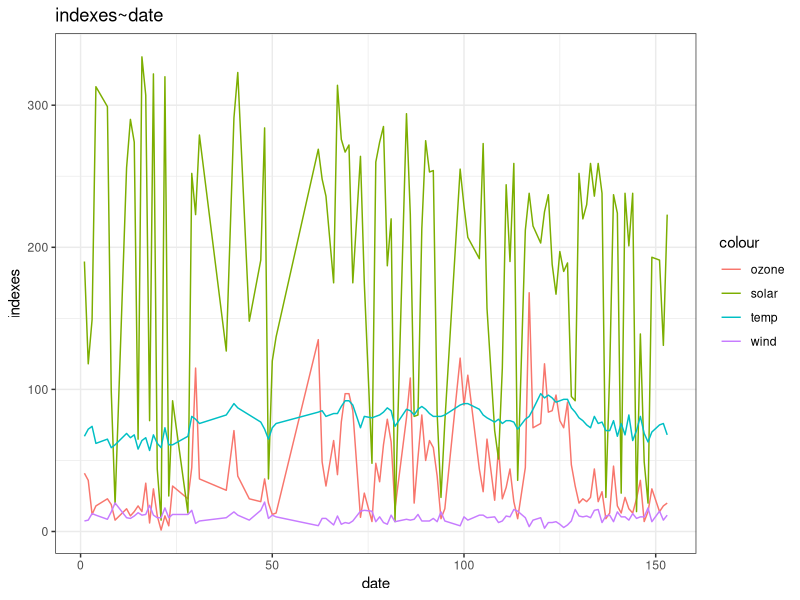
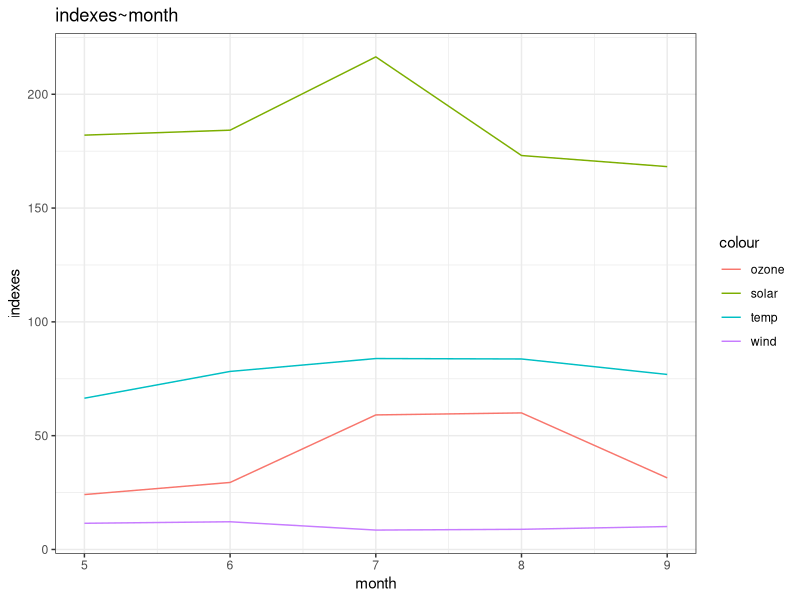
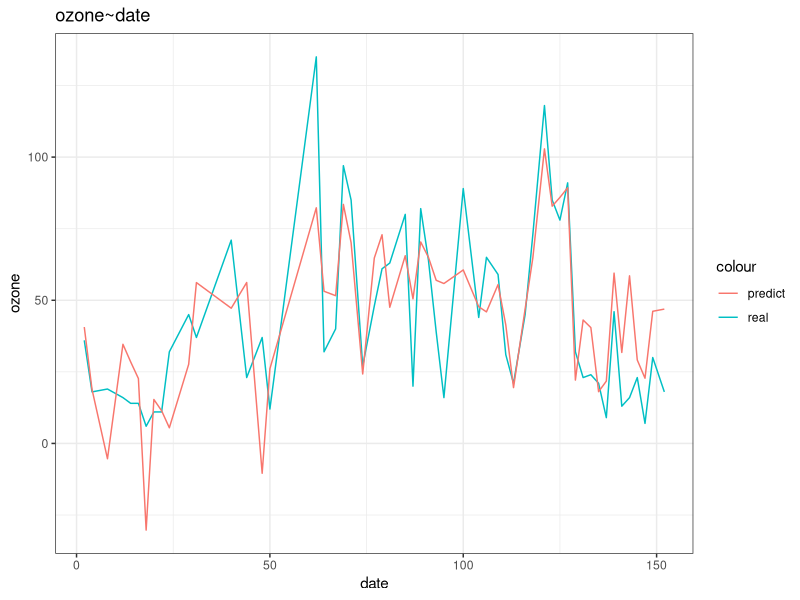
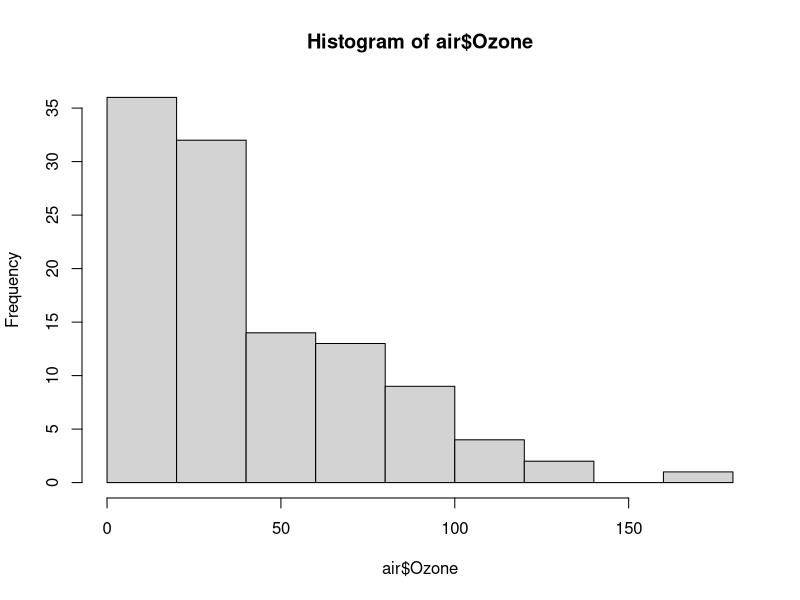
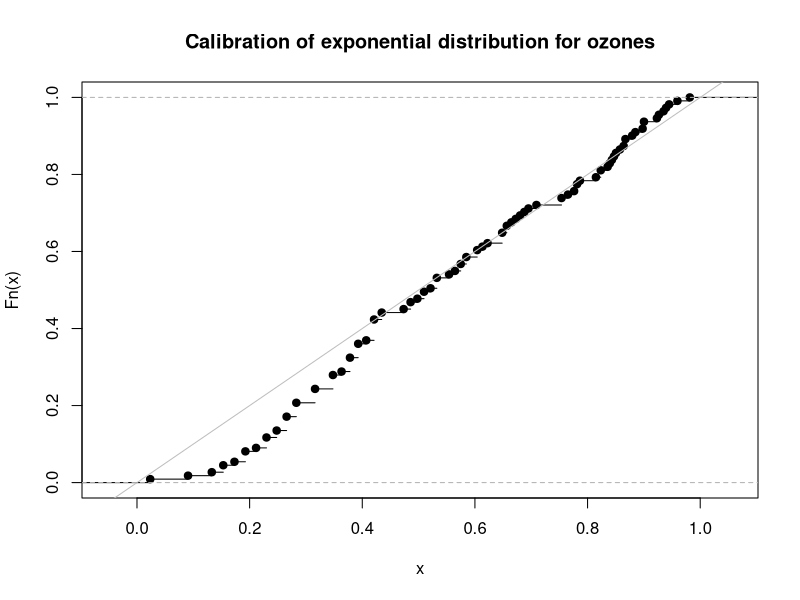
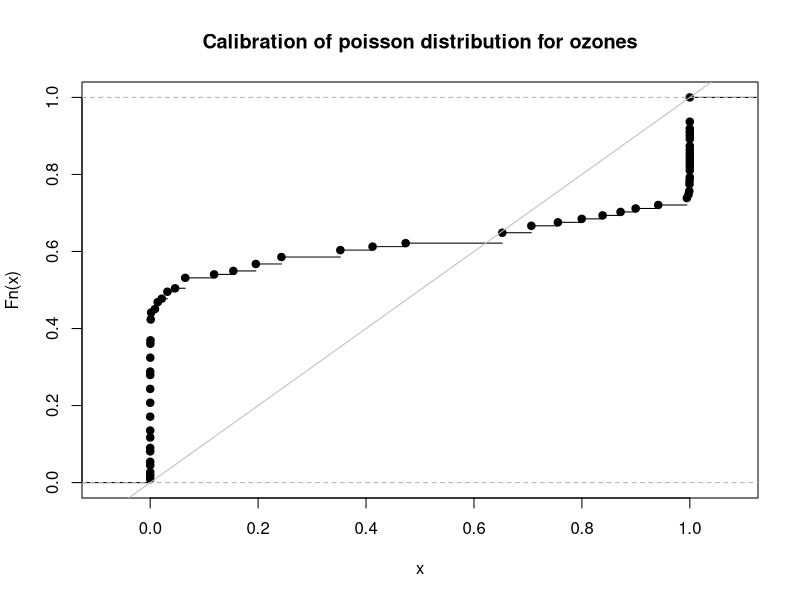
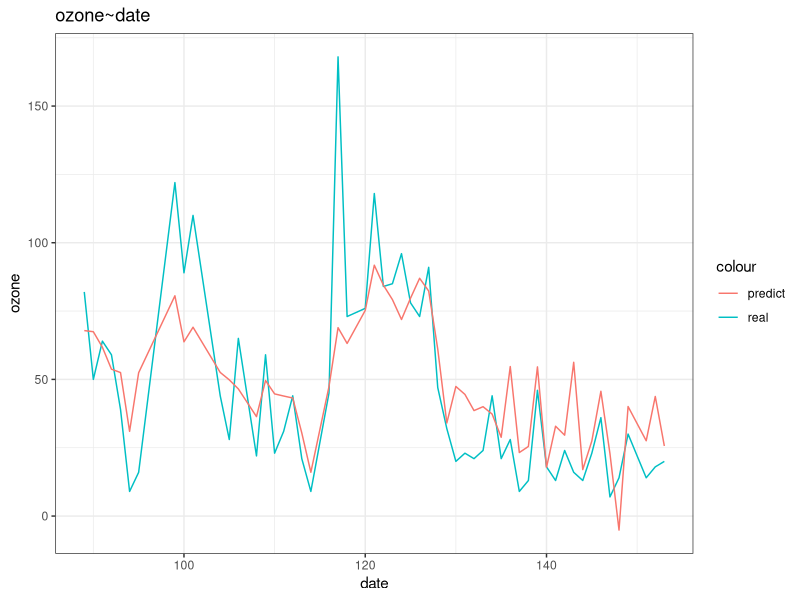
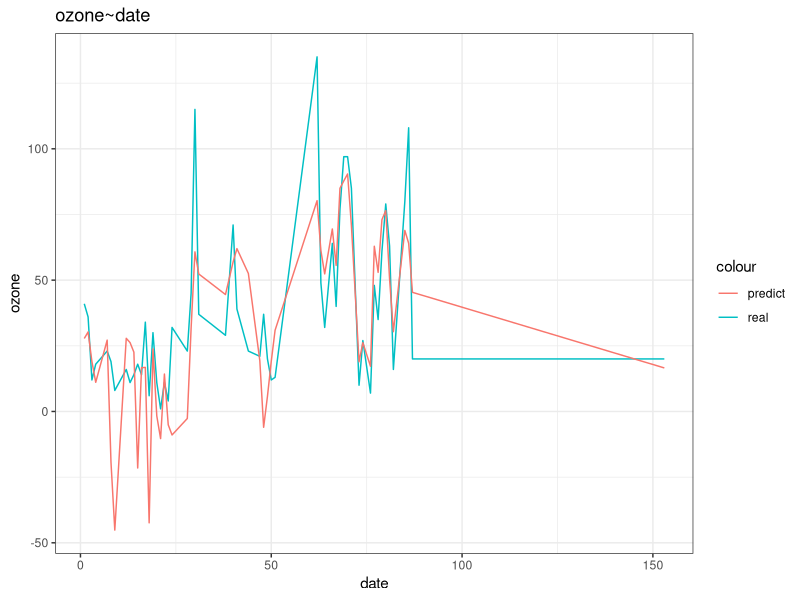

R code for these plots, in order:
## ---- chunk 1
library(datasets)
air = airquality
head(air)
## ---- chunk 2
library(magrittr)
library(tidyverse)
air = data.frame(air)

air <- air %>% mutate(date = seq(1,dim(air)[1],1))
air = na.omit(air)

month_average_ozone <- air %>% group_by(Month) %>%
  summarize(ave_ozone = mean(Ozone))

month_average_solar <- air %>% group_by(Month) %>%
  summarize(ave_solar = mean(Solar.R))

month_average_Wind <- air %>% group_by(Month) %>%
  summarize(ave_wind = mean(Wind))

month_average_temp <- air %>% group_by(Month) %>%
  summarize(ave_temp = mean(Temp))

month_average = cbind(month_average_ozone,month_average_solar[,2],month_average_Wind[,2],month_average_temp[,2])

month_average
## ---- chunk 3
library(ggplot2)
ggplot(data = air) +
  geom_line(aes(x = date, y = Ozone,colour = "ozone"))+
  geom_line(aes(x = date, y = Solar.R,colour = 'solar')) + 
  geom_line(aes(x = date, y = Wind, colour = "wind")) +
  geom_line(aes(x = date, y = Temp, colour = "temp"))+
  labs(title = "indexes~date",   y = "indexes",   x = "date")+
  theme_bw()

## ---- chunk 4
ggplot(data = month_average) +
  geom_line(aes(x = Month, y = ave_ozone,colour = "ozone"))+
  geom_line(aes(x = Month, y = ave_solar,colour = 'solar')) + 
  geom_line(aes(x = Month, y = ave_wind, colour = "wind")) +
  geom_line(aes(x = Month, y = ave_temp, colour = "temp"))+
  labs(title = "indexes~month",   y = "indexes",   x = "month")+
  theme_bw()
## ---- chunk 5
#First we do a linear regression between ozone and other 3 variables.
lm.all = lm(Ozone~Temp+Solar.R+Wind, data = air)
summary(lm.all)
## ---- chunk 6
train = seq(1,dim(air)[1],by=2)
lm.ozone = lm(Ozone~Temp+Solar.R+Wind, data = air[train,])
predict.ozone = predict(lm.ozone, newdata = air[-train,])

ggplot(data = air[-train,]) +
  geom_line(aes(x = date, y = Ozone,colour = "real"))+
  geom_line(aes(x = date, y = predict.ozone,colour = 'predict'))+ 
  labs(title = "ozone~date",   y = "ozone",   x = "date")+
  theme_bw()
## ---- chunk 7
hist(air$Ozone)
## ---- chunk 8
mean.ozone = mean(air$Ozone)
std.ozone = sd(air$Ozone)
ks.test(air$Ozone,pexp,rate=1/mean.ozone)

plot(ecdf(pexp(air$Ozone, rate=1/mean.ozone)),     main="Calibration of exponential distribution for ozones")
abline(0,1,col="grey")

## ---- chunk 9
ks.test(air$Ozone,ppois,lambda=mean.ozone)

plot(ecdf(ppois(air$Ozone, lambda=mean.ozone)),     main="Calibration of poisson distribution for ozones")
abline(0,1,col="grey")
## ---- chunk 10
evaluate<-function(Train){
  lm.ozone = lm(Ozone~Temp+Solar.R+Wind, data = air[Train,])
  predict.ozone = predict(lm.ozone, newdata = air[-Train,])

  plot = ggplot(data = air[-Train,]) +
  geom_line(aes(x = date, y = Ozone,colour = "real"))+
  geom_line(aes(x = date, y = predict.ozone,colour = 'predict'))+ 
  labs(title = "ozone~date",   y = "ozone",   x = "date")+
  theme_bw()
  mse = mean((air$Ozone[-Train]-predict.ozone)^2)
  return(list(mse,plot))
}
## ---- chunk 11
train = seq(1,dim(air)[1]/2,1)
evaluate(train)
## ---- chunk 12
train = seq(dim(air)[1]/2,dim(air)[1],1)
res = evaluate(train)

res[[1]]
res[[2]]
## ---- chunk 13
set.seed(123)
train = sample(dim(air)[1], dim(air)[1]/2)
res = evaluate(train)

res[[1]]
res[[2]]
## ---- chunk 14
train = seq(1,dim(air)[1],2)
res = evaluate(train)

res[[1]]
res[[2]]
